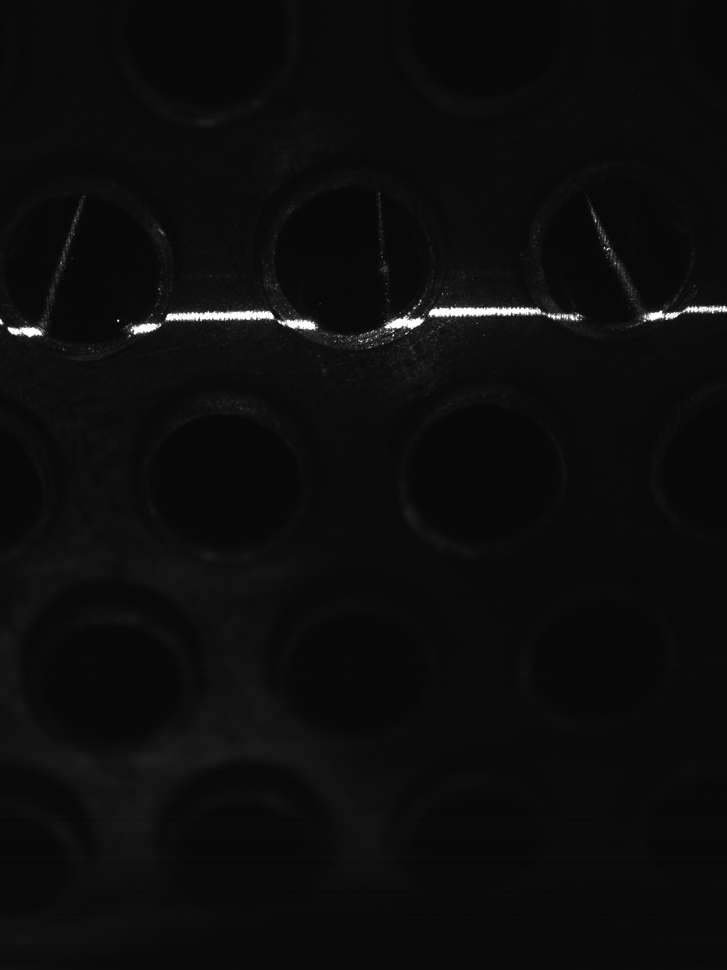
#> input picture pipe_image.png, 727 x 970 px, shrunk from 960 x 1280 before the run, found by its file name
$ python Visualize.py
#> lines starting #> are read from the running program, lines starting #| are printed output that depends on the picture; after the words box and inside, x2 and y2 are one past the last pixel; in counts of white or black regions, pixels touching at a corner belong together
import cv2
import matplotlib.pyplot as plt
import numpy as np

# 1. READ IMAGE
# Görüntüyü yükle
image_path = r"C:\Users\HP\Desktop\aynakaynak-main\pipe_image.png"
original_img = cv2.imread(image_path)
#> original_img is the input picture: shape (970, 727, 3); min 3, max 255, mean 12.6

if original_img is None:
    print("Hata: Görüntü yüklenemedi. pipe_image.png dosyasının varlığından emin olun.")
    exit()

# Helper function to display using Matplotlib
def show_figure(img, title, is_gray=False):
    plt.figure(figsize=(10, 6))
    if is_gray:
        plt.imshow(img, cmap='gray')
    else:
        # BGR -> RGB conversion for Matplotlib
        rgb_img = cv2.cvtColor(img, cv2.COLOR_BGR2RGB)
        plt.imshow(rgb_img)
    plt.title(title)
    plt.axis("off")

# STEP 1: Original Image
# Adım 1: Orijinal Görüntü
show_figure(original_img, "Adim 1: Orijinal Goruntu")

# STEP 1.5: ROI (Region of Interest) Filtering
# Lazer çizgisi genellikle yataydır ve en parlak alandır.
# Görüntünün y ekseni boyunca parlaklık toplamını alarak lazerin nerede olduğunu bulalım.
gray_full = cv2.cvtColor(original_img, cv2.COLOR_BGR2GRAY)
row_sums = np.sum(gray_full, axis=1) # Satır toplamları
#> row_sums = 970 values, max 67629 at index 314, min 6174 at index 960, mean 9161.2
max_row_index = np.argmax(row_sums) # En parlak satırın indexi
#> max_row_index = 314

# ROI Yüksekliği (Lazerin kalınlığına göre ayarlanabilir, örn: +/- 60 piksel)
roi_height = 60
h, w = original_img.shape[:2]
#> h = 970; w = 727

y_min = max(0, max_row_index - roi_height)
#> y_min = 254
y_max = min(h, max_row_index + roi_height)
#> y_max = 374

# Maske oluştur ve maske dışını siyah yap
roi_mask = np.zeros_like(gray_full)
roi_mask[y_min:y_max, :] = 255

# Görüntüyü maskele (Sadece lazer bandı kalsın)
masked_img = cv2.bitwise_and(original_img, original_img, mask=roi_mask)
show_figure(masked_img, "Adim 1.5: ROI Mod (Lazer Bandi)", is_gray=False)


# STEP 2: Grayscale (Maskelenmiş görüntü üzerinden)
# Adım 2: Gri Tonlama
gray = cv2.cvtColor(masked_img, cv2.COLOR_BGR2GRAY)
show_figure(gray, "Adim 2: Gri Tonlama (Grayscale)", is_gray=True)

# STEP 3: Blur
# Adım 3: Bulanıklaştırma (Gürültü azaltma)
# 5x5 GaussianBlur kullanıyoruz
blurred = cv2.GaussianBlur(gray, (5, 5), 0)
show_figure(blurred, "Adim 3: Bulaniklastirma (Blur)", is_gray=True)

# STEP 4: Threshold
# Adım 4: Eşikleme (Threshold)
# Maskeleme sonrası arka plan zaten siyah olduğu için standart threshold daha iyi çalışır.
# 100-150 arası bir değer genel olarak iyidir.
_, binary = cv2.threshold(blurred, 150, 255, cv2.THRESH_BINARY)
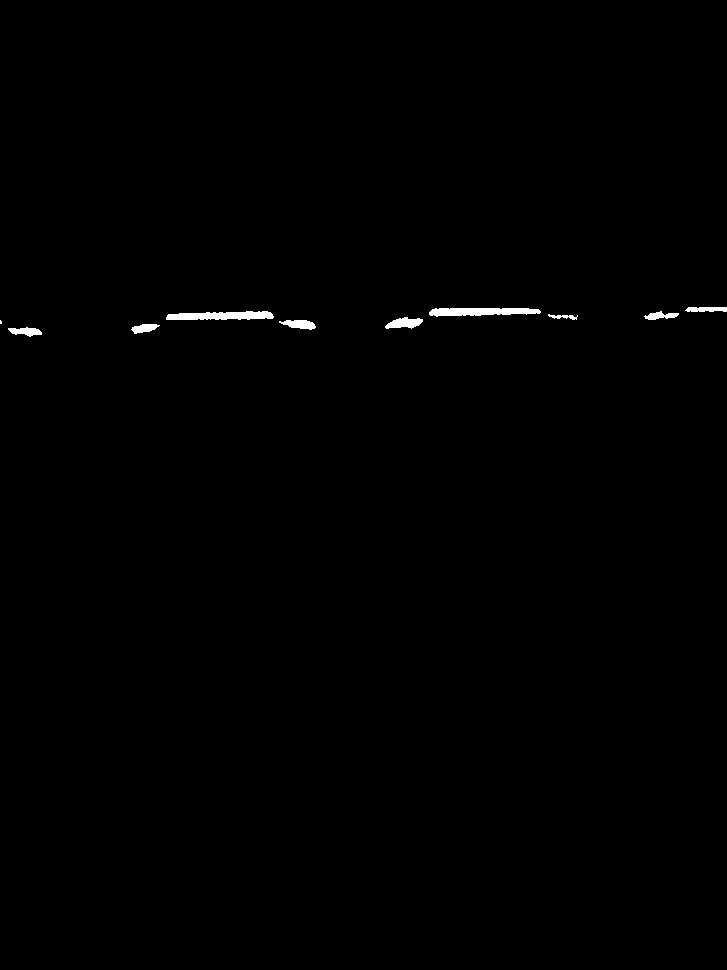
#> binary: shape (970, 727); 0.41% white; 10 white regions (1 under 20 px)
show_figure(binary, "Adim 4: Esikleme (Threshold)", is_gray=True)

# STEP 5: Morphological Operations
# Adım 5: Morfolojik İşlemler (Clean & Connect)

# 1. MORPH_OPEN: Çizgi kenarlarındaki pürüzleri (saçakları) temizler.
# GÜNCELLENDİ: Kaldırıldı. İnce detayları siliyordu.
# kernel_open = np.ones((2, 2), np.uint8)
# morph = cv2.morphologyEx(binary, cv2.MORPH_OPEN, kernel_open)
morph = binary # Open adımını atla

# 2. MORPH_CLOSE: Sadece DIKEY boşlukları kapatmak için dikey kernel kullanalım.
# Yatay (horizontal) boşlukları kapatmasın ki boruları tespit edebilelim.
kernel_close_vertical = np.ones((7, 1), np.uint8)
morph = cv2.morphologyEx(morph, cv2.MORPH_CLOSE, kernel_close_vertical)

# Ekstra Temizlik: Çok küçük gürültüleri atalım (Contours ile)
cnts_noise, _ = cv2.findContours(morph, cv2.RETR_EXTERNAL, cv2.CHAIN_APPROX_SIMPLE)
#> cnts_noise = 10 contours, 1 with area under 20; largest, box (x1, y1, x2, y2) and area: (429, 308, 541, 317) 648, (166, 311, 274, 320) 640, (385, 317, 423, 329) 251, (279, 320, 316, 330) 204, (8, 327, 42, 337) 172
mask_clean = np.zeros_like(morph)
for c in cnts_noise:
    # GÜNCELLENDİ: Eşik 10 -> 5 düşürüldü. En sağdaki minik parçayı kurtarmak için.
    if cv2.contourArea(c) > 5:
        cv2.drawContours(mask_clean, [c], -1, 255, -1)
#> this loop made 10 passes
#> c on pass 4: [[0, 320], [0, 323], [1, 323], [1, 321]]
#> mask_clean: shape (970, 727); 0.41% white; 9 white regions

morph = mask_clean # Temizlenmiş hali kullan
show_figure(morph, "Adim 5: Morfolojik Islemler (Clean Only)", is_gray=True)

# STEP 6: Contour Detection
# Adım 6: Kontur Bulma
# Beyaz segmentlerin (lazer parçalarının) sınırlarını buluyoruz.
cnts, _ = cv2.findContours(morph, cv2.RETR_EXTERNAL, cv2.CHAIN_APPROX_SIMPLE)
#> cnts = 9 contours; largest, box (x1, y1, x2, y2) and area: (429, 308, 541, 317) 648, (166, 311, 274, 320) 640, (385, 317, 423, 329) 251, (279, 320, 316, 330) 204, (8, 327, 42, 337) 172

# STEP 7: Gap Detection (Pipes)
# Adım 7: Boşluk Tespiti (Borular)
# Konturları soldan sağa sırala (x eksenine göre)
if len(cnts) > 0:
    # bounding rect'in x değerine göre sırala
    cnts = sorted(cnts, key=lambda c: cv2.boundingRect(c)[0])

    # Görselleştirme için kopya al
    final_img = original_img.copy()

    # Her ardışık iki segment arasındaki boşluğa bak
    for i in range(len(cnts) - 1):
        c1 = cnts[i]
        c2 = cnts[i+1]

        # Segmentlerin kutularını al (x, y, genişlik, yükseklik)
        x1, y1, w1, h1 = cv2.boundingRect(c1)
        x2, y2, w2, h2 = cv2.boundingRect(c2)

        # Soldaki segmentin bitişi (sağ ucu)
        c1_end_x = x1 + w1
        # Sağdaki segmentin başlangıcı (sol ucu)
        c2_start_x = x2

        # Aradaki boşluk (Gap)
        gap = c2_start_x - c1_end_x

        # Eğer boşluk anlamlı bir büyüklükteyse (GÜNCELLENDİ: 40 piksel)
        if gap > 50:
            # Boşluğun merkezi
            center_x = int(c1_end_x + gap / 2)
            # Yüksekliğin merkezi (iki segmentin ortalaması)
            center_y = int((y1 + h1/2 + y2 + h2/2) / 2)

            radius = int(gap / 2)

            # Çember çiz (Sarı renk: BGR -> 0, 255, 255)
            cv2.circle(final_img, (center_x, center_y), radius, (0, 255, 255), 2)

            # Yazı yaz (Gap değeri)
            cv2.putText(final_img, f"{gap} px", (center_x - 20, center_y - radius - 5),
                        cv2.FONT_HERSHEY_SIMPLEX, 0.6, (0, 0, 255), 2)

            # Çap çizgisini çiz (Opsiyonel)
            cv2.line(final_img, (c1_end_x, center_y), (c2_start_x, center_y), (255, 0, 0), 1)
#> this loop made 8 passes
#> (x1, y1, w1, h1, x2, y2, w2, h2) on passes 1, 4, 7: (8, 327, 34, 10, 131, 324, 29, 10), (279, 320, 37, 10, 385, 317, 38, 12), (548, 314, 30, 6, 644, 311, 35, 9)
#> (x1, y1, w1, h1, x2, y2, w2, h2) on passes 2, 3, 5, 6, 8: (131, 324, 29, 10, 166, 311, 108, 9), (166, 311, 108, 9, 279, 320, 37, 10), (385, 317, 38, 12, 429, 308, 112, 9), (429, 308, 112, 9, 548, 314, 30, 6), (644, 311, 35, 9, 685, 307, 42, 5)
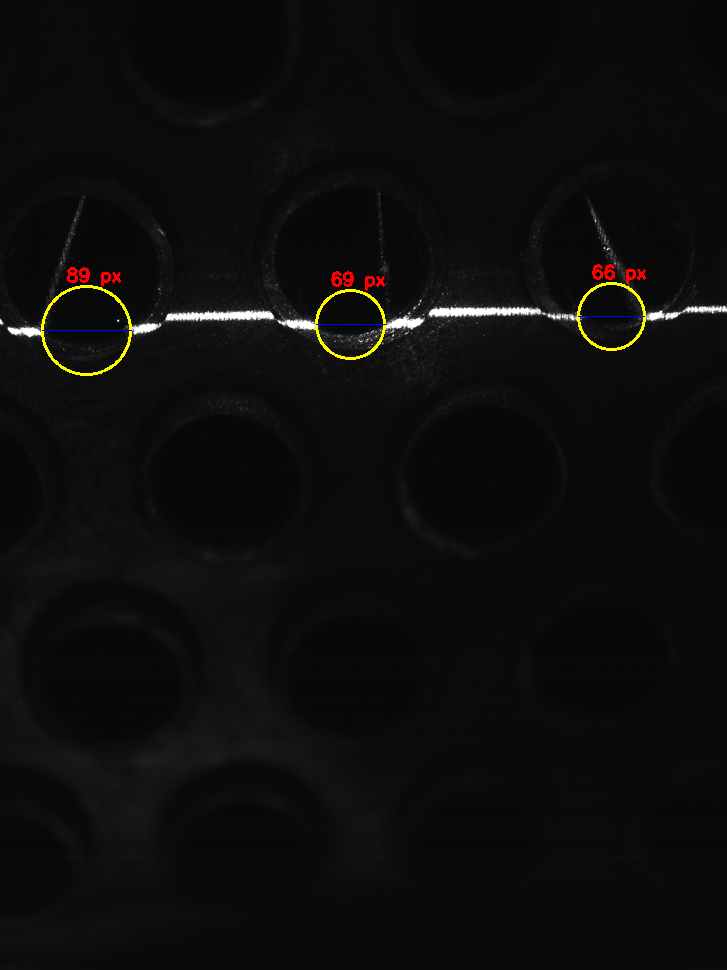
#> final_img: shape (970, 727, 3); 0.49% of pixels changed, all inside (x1, y1, x2, y2) = (41, 264, 646, 376)

    show_figure(final_img, "Adim 7: Sonuc (Tespit Edilen Bosluklar)")

# Tüm grafikleri göster
plt.show()
